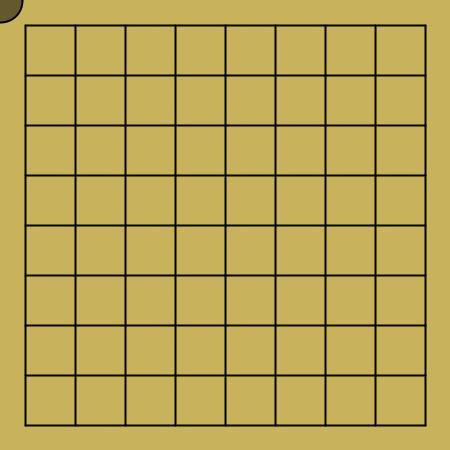
Frame 1 (no input)
Frame 60 (the mouse pressed at the canvas centre just before this capture): identical to frame 1, image omitted
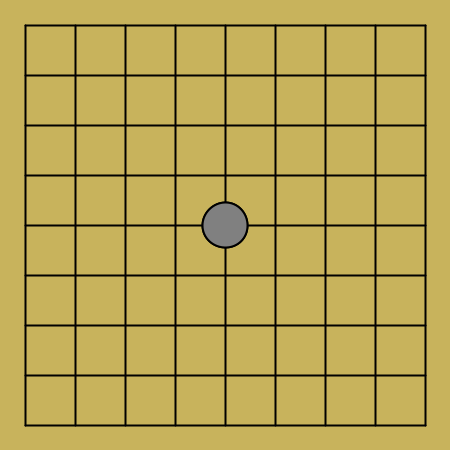
Frame 120 (the mouse held since frame 60 and released just before this capture)

The Processing sketch that drew these frames (run headless with seeded random() and noise(); from frame 60 on, the mouse is pressed at the canvas centre):

// Processing sketch: week03_8_go_goColor_black_white
// ── week03_8_go_goColor_black_white.pde
int goColor = -1; //-1:黑 +1:白
int [][]board = new int [9][9]; //java 2D 陣列，預設0
void setup() {
  size(450, 450);
}
void draw() {
  background(200, 179, 92);
  strokeWeight(2);
  for (int i=0; i<9; i++) {
    line(25, 25+i*50, 425, 25+i*50);
    line(25+i*50, 25, 25+i*50, 425);
  }
  for (int i=0; i<9; i++) {
    for (int j=0; j<9; j++) {
      if (board[i][j]==0)continue;//不要畫
      if (board[i][j]==1)fill(255);
      if (board[i][j]==-1)fill(0);
      ellipse(25+j*50, 25+i*50, 45, 45);
    }
  }
  if(goColor==-1) fill(0,128);
  else fill(255,128);
  ellipse(mouseX, mouseY, 45, 45);
}

void mousePressed() {
  int i=mouseY/50, j=mouseX/50;
  board[i][j] = goColor;
  goColor=goColor*-1;
}
